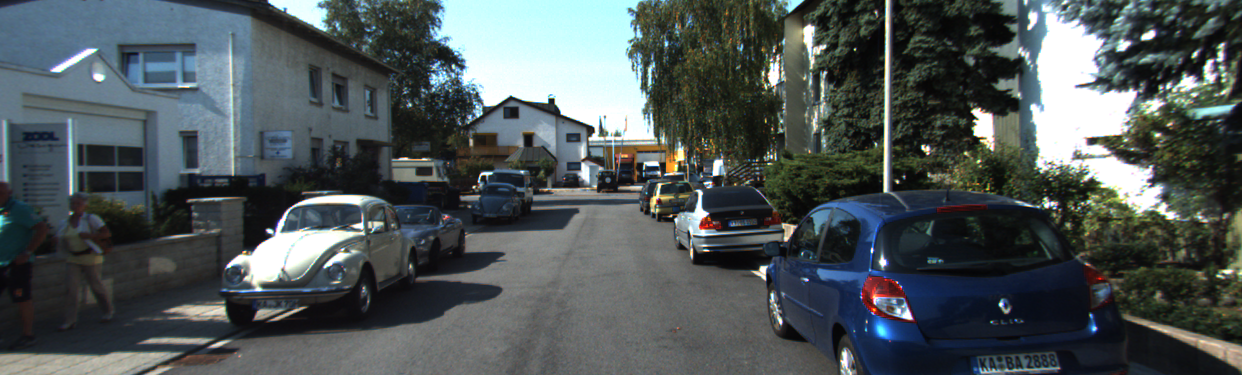
//> input picture src/0000000000.png, 1242 x 375 px, given in place of 000000.png, which was not available
$ ./VO   (built with g++ and OpenCV 4)
//> lines starting //> are read from the running program, lines starting //| are printed output that depends on the picture; pictures that were not available may be replaced by others from this repository, and a replacement may not be noted
#include <iostream>
#include <vector>
#include <algorithm>
#include <string>
#include <limits>
#include <cmath>
#include <opencv2/core.hpp>
#include <opencv2/highgui/highgui.hpp>
#include <opencv2/imgproc/imgproc.hpp>
#include <opencv2/features2d.hpp>
#include <opencv2/imgcodecs.hpp>
#include <opencv2/highgui.hpp>
#include <opencv2/video/tracking.hpp>
#include <opencv2/core/mat.hpp>
#include "opencv2/calib3d/calib3d.hpp"
#include <sstream>
#include <fstream>

double getAbsoluteScale(int frame_id, int sequence_id, double z_cal)
{

  std::string line;
  int i = 0;
  std::ifstream myfile("/home/rahul/CPP/00/00.txt");
  double x =0, y=0, z = 0;
  double x_prev, y_prev, z_prev;
  if (myfile.is_open())
  {
    while (( getline (myfile,line) ) && (i<=frame_id))
    {
      z_prev = z;
      x_prev = x;
      y_prev = y;
      std::istringstream in(line);
      //cout << line << '\n';
      for (int j=0; j<12; j++)  {
        in >> z ;
        if (j==7) y=z;
        if (j==3)  x=z;
      }

      i++;
    }
    myfile.close();
  }

  else {
    std::cout << "Unable to open file";
    return 0;
  }

  return sqrt((x-x_prev)*(x-x_prev) + (y-y_prev)*(y-y_prev) + (z-z_prev)*(z-z_prev)) ;

}
void featureTracking(cv::Mat img_1, cv::Mat img_2, std::vector<cv::Point2f>& points1, std::vector<cv::Point2f>& points2,
                     std::vector<uchar>& status)
{

  std::vector<float> err;
  cv::Size winSize = cv::Size(21,21);
  cv::TermCriteria termcrit= cv::TermCriteria(cv::TermCriteria::COUNT+ cv::TermCriteria::EPS, 30, 0.01);

  cv::calcOpticalFlowPyrLK(img_1, img_2, points1, points2, status, err, winSize, 3, termcrit, 0, 0.001);

  //getting rid of points for which the KLT tracking failed or those who have gone outside the frame
  int indexCorrection = 0;
  for( int i=0; i<status.size(); i++)
     {  cv::Point2f pt = points2.at(i- indexCorrection);
     	if ((status.at(i) == 0)||(pt.x<0)||(pt.y<0))	{
     		  if((pt.x<0)||(pt.y<0))	{
     		  	status.at(i) = 0;
     		  }
     		  points1.erase (points1.begin() + (i - indexCorrection));
     		  points2.erase (points2.begin() + (i - indexCorrection));
     		  indexCorrection++;
     	}

     }

}
void matchdescriptors(std::vector<cv::KeyPoint> &Srckyepoints, std::vector<cv::KeyPoint> &Refkeypoints,
                         cv::Mat &Srcdescriptors, cv::Mat &Refdescriptors, std::vector<cv::DMatch> matches)

{
    cv::Ptr<cv::DescriptorMatcher> matcher;
    matcher = cv::FlannBasedMatcher::create();
    matcher->match(Srcdescriptors,Refdescriptors,matches);
    std::cout << matches.size() << std::endl;

}

void keypointdescriptors(std::vector<cv::KeyPoint> &keypoints, cv::Mat &img, cv::Mat &descriptors)
{
    cv::Ptr<cv::DescriptorExtractor> extractor;
    int threshold = 30;
    int octaves = 3;
    float patternScale = 1.0f;

    extractor = cv::BRISK::create(threshold, octaves, patternScale);
    extractor->compute(img,keypoints,descriptors);
}

void detectfeatures(cv::Mat &img, std::vector<cv::Point2f> &point1)
{
    std::vector<cv::KeyPoint> keypoints;
    cv::Ptr<cv::FeatureDetector> detector;
    detector = cv::FastFeatureDetector::create();
    detector->detect(img, keypoints);
    cv::Mat visImage = img.clone();
    cv::drawKeypoints(img, keypoints, visImage,cv::Scalar::all(-1), cv::DrawMatchesFlags::DRAW_RICH_KEYPOINTS);

    cv::KeyPoint::convert(keypoints,point1,std::vector<int>());
    // cv::namedWindow("keypoints", 2);
    // cv::imshow("keypoints", visImage);
    // cv::waitKey(0);

}

int main(int argc, const char *argv[])
{
    double scale = 1.00;

    cv::Mat img1 = cv::imread("/home/rahul/CPP/00/image_0/000000.png");
//> img1 is the input picture: 375 rows x 1242 cols, CV_8UC3; mean B, G, R 87.6, 86.5, 78.2
    cv::Mat img2 = cv::imread("/home/rahul/CPP/00/image_0/000001.png");
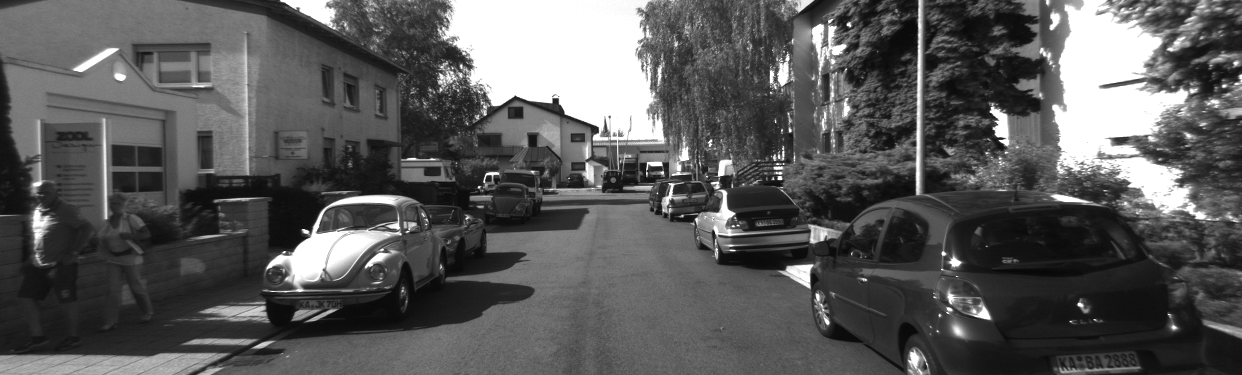
//> input picture src/www.png, 1242 x 375 px, given in place of 000001.png, which was not available
//> img2 is the input picture: 375 rows x 1242 cols, CV_8UC3; min 7, max 255, mean 89.6
    std::string windowname = "Image";

    cv::Mat img_gray1, img_gray2;
    cv::cvtColor(img1, img_gray1, cv::COLOR_BGR2GRAY);
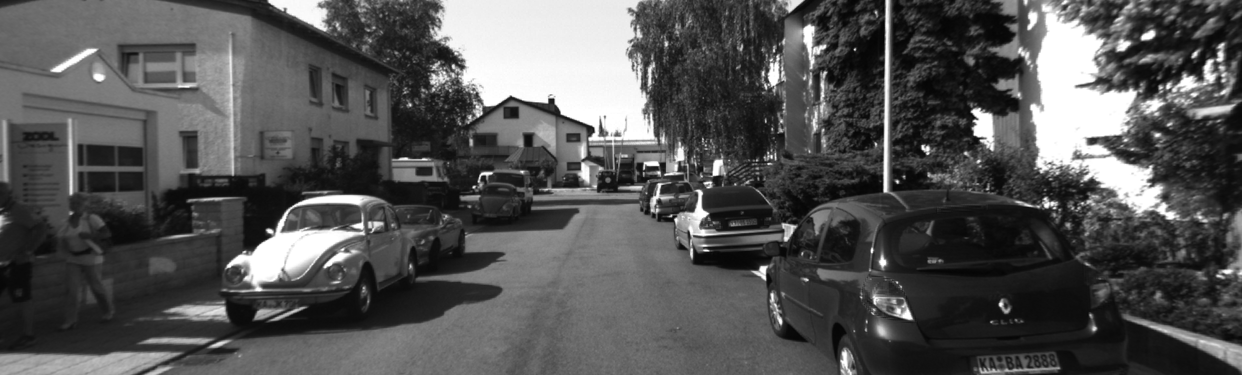
//> img_gray1: 375 rows x 1242 cols, CV_8UC1; min 1, max 255, mean 84.1
    cv::cvtColor(img2, img_gray2, cv::COLOR_BGR2GRAY);
    std::vector<cv::KeyPoint> kp;
    std::vector<cv::Point2f> points1, points2;

    detectfeatures(img_gray1, points1);
//> in detectfeatures, `detector->detect(img, keypoints);`: keypoints = 7840 keypoints; strongest (x, y, size): (854, 49, 7), (897, 182, 7), (675, 219, 7), (473, 187, 7)
//> in detectfeatures, `cv::drawKeypoints(img, keypoints, visImage,cv::Scalar::all(-1), cv::Dr..`:
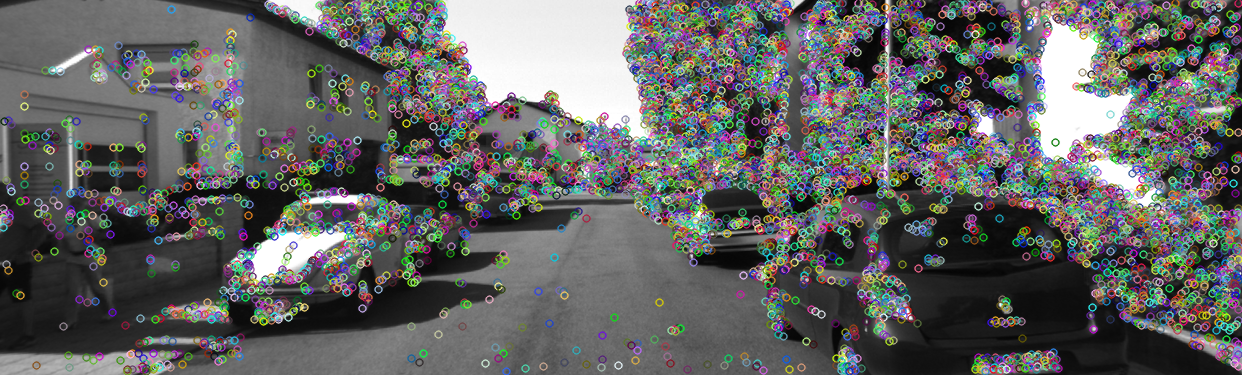
//> visImage: 375 rows x 1242 cols, CV_8UC3; mean B, G, R 98.1, 98.9, 98.3
//> in detectfeatures, `cv::KeyPoint::convert(keypoints,point1,std::vector<int>());`: point1 = 7840 Points (x, y), first 12: [322, 3], [328, 3], [330, 3], [356, 3], [358, 3], [370, 3], [375, 3], [377, 3], [382, 3], [387, 3], [393, 3], [407, 3]
//> points1 has the same summary as point1 in detectfeatures

    std::vector<uchar> status;

    featureTracking(img_gray1,img_gray2,points1,points2, status);
//> in featureTracking, `cv::calcOpticalFlowPyrLK(img_1, img_2, points1, points2, status, err, ..`: points2 = 7840 Points (x, y), first 12: [330.6, 2.76], [336.6, 2.76], [338.6, 2.79], [364.2, 2.81], [366.3, 2.85], [378.4, 2.9], [383.4, 3.11], [385.3, 3.09], [390.1, 3.32], [400.8, 6.86], [406.7, 9.4], [414.7, 10.16]; status = 7840 values, max 1 at index 0, min 0 at index 42, mean 0.925; err = 7840 values, max 142 at index 5347, min 0 at index 42, mean 17.38
//> the loop in featureTracking, `for( int i=0; i<status.size(); i++) {  cv::Point2f pt = points2.at(i- ..` made 7840 passes
//> after the loop in featureTracking, `for( int i=0; i<status.size(); i++)`: status = 7840 values, max 1 at index 0, min 0 at index 29, mean 0.923; points1 = 7240 Points (x, y), first 12: [322, 3], [328, 3], [330, 3], [356, 3], [358, 3], [370, 3], [375, 3], [377, 3], [382, 3], [387, 3], [393, 3], [407, 3]; points2 = 7240 Points (x, y), first 12: [330.6, 2.76], [336.6, 2.76], [338.6, 2.79], [364.2, 2.81], [366.3, 2.85], [378.4, 2.9], [383.4, 3.11], [385.3, 3.09], [390.1, 3.32], [400.8, 6.86], [406.7, 9.4], [414.7, 10.16]; indexCorrection = 600

    cv::Mat cameraMatrix = (cv::Mat1d(3,3) << 718.8560, 0.0, 607.1928, 0.0, 718.8560, 185.2157, 0.0, 0.0, 1.0 );

    cv::Mat E;
    cv::Mat mask;
    E = cv::findEssentialMat(points2, points1, cameraMatrix, cv::RANSAC, 0.999, 1.0, mask);
//> E = [[1.67e-05, 0.0402, 0.000476], [-0.0278, -7.81e-05, -0.707], [-3.86e-05, 0.706, -0.000104]]; mask = 7240 values, max 1 at index 0, min 0 at index 9, mean 0.773

    cv::Mat R, t;
    cv::recoverPose(E, points2, points1, cameraMatrix, R, t, mask);
//> R = [[1, -0.000624, 0.0176], [0.000627, 1, -0.000135], [-0.0176, 0.000146, 1]]; t = [-0.998, -0.000681, 0.0568]; mask = 7240 values, max 1 at index 0, min 0 at index 9, mean 0.772

    cv::Mat prevImage = img_gray2;
    cv::Mat currImage;

    std::vector<cv::Point2f> prevFeatures = points2;
//> prevFeatures has the same summary as points2 in featureTracking
    std::vector<cv::Point2f> currFeatures;

    cv::Mat R_f = R.clone();
//> R_f has the same summary as R
    cv::Mat t_f = t.clone();
//> t_f = [-0.998, -0.000681, 0.0568]

    cv::namedWindow("front camera", cv::WINDOW_AUTOSIZE);
    cv::namedWindow("Trajectory", cv::WINDOW_AUTOSIZE);

    cv::Mat traj = cv::Mat::zeros(600,600,CV_8UC3);

    char filename[100];
    char text[100];
    int fontFace = cv::FONT_HERSHEY_PLAIN;
    cv::Point textOrg(10, 50);
    double fontScale = 1;
    int thickness = 1;
    for(int numFrame = 2; numFrame < 1000; numFrame++)
    {
        std::sprintf(filename,"/home/rahul/CPP/00/image_0/%06d.png", numFrame);
        cv::Mat currImage_c = cv::imread(filename);
        cv::cvtColor(currImage_c, currImage, cv::COLOR_BGR2GRAY);
        std::vector<uchar> status;
        featureTracking(prevImage, currImage, prevFeatures, currFeatures, status);
//> the loop in featureTracking (call 2), `for( int i=0; i<status.size(); i++) {  cv::Point2f pt = points2.at(i- ..` made 7240 passes
//> prevFeatures = 7196 Points (x, y), first 12: [330.6, 2.76], [336.6, 2.76], [338.6, 2.79], [364.2, 2.81], [366.3, 2.85], [378.4, 2.9], [383.4, 3.11], [385.3, 3.09], [390.1, 3.32], [400.8, 6.86], [406.7, 9.4], [414.7, 10.16]; currFeatures has the same summary as prevFeatures; status = 7240 values, max 1 at index 0, min 0 at index 357, mean 0.994
        E = cv::findEssentialMat(currFeatures, prevFeatures, cameraMatrix, cv::RANSAC, 0.999, 1.0, mask);
//> E = [[4.23e-17, -0.408, -0.408], [0.408, 2.95e-17, -0.408], [0.408, 0.408, -8.98e-18]]; mask = 7196 values from 1 to 1
        cv::recoverPose(E, currFeatures, prevFeatures, cameraMatrix, R, t, mask);
//> R = [[1, -1.67e-16, 1.67e-16], [5.55e-17, 1, -1.67e-16], [0, 1.11e-16, 1]]; t = [0.577, -0.577, 0.577]; mask = 7196 values from 0 to 0

        cv::Mat prevPts(2,prevFeatures.size(), CV_64F), currPts(2, currFeatures.size(), CV_64F);


        for(int i = 0; i < prevFeatures.size();i++)
        {
            prevPts.at<double>(0,i) = prevFeatures.at(i).x;
            prevPts.at<double>(1,i) = prevFeatures.at(i).y;

            currPts.at<double>(0,i) = currFeatures.at(i).x;
            currPts.at<double>(1,i) = currFeatures.at(i).y;
        }

        scale = getAbsoluteScale(numFrame, 0, t.at<double>(2));
//> scale = 0

        if((scale > 0.1) && (t.at<double>(2) > t.at<double>(0)) && (t.at<double>(2) > t.at<double>(1)))
        {
          t_f = t_f + scale * (R_f * t);

          R_f = R * R_f;
        }

        // t_f = t_f + (R_f * t);

        // R_f = R * R_f;

        if(prevFeatures.size() < 2000 )
        {
          detectfeatures(prevImage, prevFeatures);
          featureTracking(prevImage, currImage, prevFeatures, currFeatures, status);
        }

        prevImage = currImage.clone();
        prevFeatures = currFeatures;

        int x = int(t_f.at<double>(0)) + 300;
//> x = 300
        int y = int(t_f.at<double>(2)) + 100;
//> y = 100
        cv::circle(traj, cv::Point(x,y), 1, CV_RGB(255, 0, 0), 2);

        cv::rectangle(traj, cv::Point(10,30), cv::Point(550, 50), CV_RGB(0,0,0), cv::FILLED);
        sprintf(text, "Coordinates: x = %02fm y = %02fm z = %02fm", t_f.at<double>(0), t_f.at<double>(1), t_f.at<double>(2));
        putText(traj, text, textOrg, fontFace, fontScale, cv::Scalar::all(255), thickness, 8);
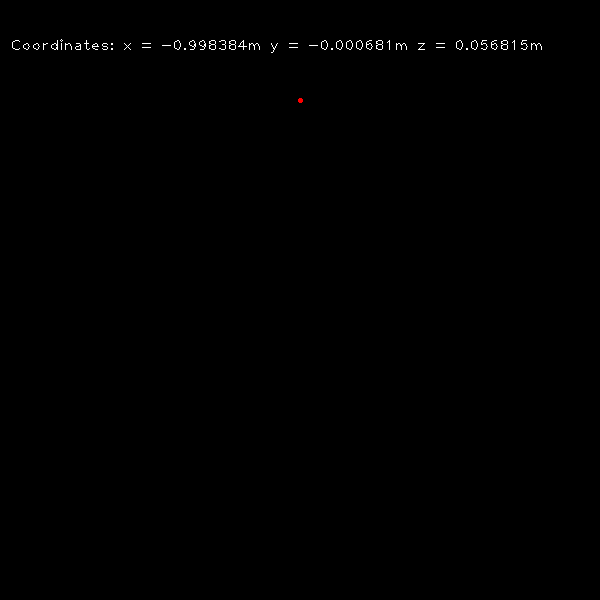
//> traj: 600 rows x 600 cols, CV_8UC3; mean B, G, R 0.6, 0.6, 0.6
//> (the run ends here: the program stops with an error, at `cv::cvtColor(currImage_c, currImage, cv::COLOR_BGR2GRAY);`)
